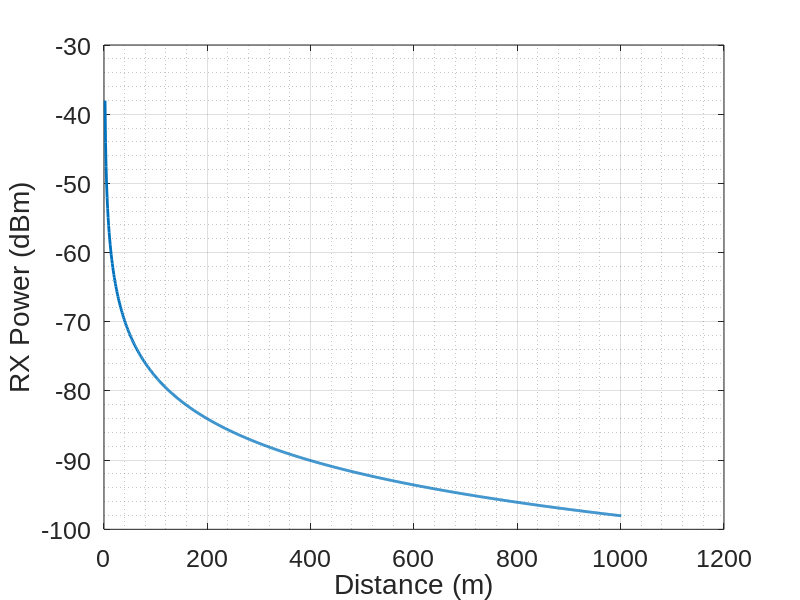

MATLAB code for this plot:
%-----------Parameters Setting------------%
LightSpeedC = 3e8;
BlueTooth = 2400 * 1000000; %hz
%Zigbee = 915.0e6; %hz
Freq = BlueTooth;
TXAntennaGain = 1; %db
RXAntennaGain = 1; %db
PTx = 0.001; %watt
sigma = 6; %Sigma from 6 to 12 %Principles of communication systems simulation with wireless application P.548
mean = 0;
PathLossExponent = 2; %Line Of sight

%------------ FRIIS Equation --------------
% Friis free space propagation model:
%        Pt * Gt * Gr * (Wavelength^2)
%  Pr = --------------------------
%        (4 *pi * d)^2 * L

pr_set = [];

for Dref = 0:1:1000
    Wavelength = LightSpeedC / Freq;
    PTxdBm = 10 * log10(PTx * 1000);
    M = Wavelength / (4 * pi * Dref);
    Pr0 = PTxdBm + TXAntennaGain + RXAntennaGain - (20 * log10(1 / M));
    pr_set = [pr_set, Pr0];
end

figure;
fg = plot(pr_set);
set(fg, 'Linewidth', 2);
ylabel('RX Power (dBm)');
xlabel('Distance (m)');
grid on;
set(gca, 'XMinorGrid', 'on');
set(gca, 'YMinorGrid', 'on');

set(gcf, 'position', [600 500 500 320]);
set(gca, 'FontSize', 18, 'FontName', 'Arial', 'FontWeight', 'normal');
